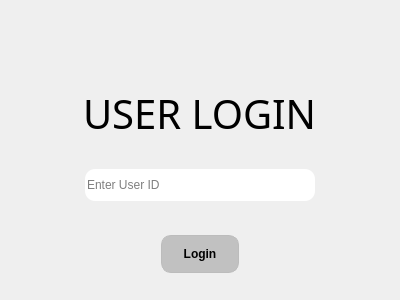
<?xml version="1.0" encoding="UTF-8"?>
<ui version="4.0">
 <class>Form</class>
 <widget class="QWidget" name="Form">
  <property name="geometry">
   <rect>
    <x>0</x>
    <y>0</y>
    <width>400</width>
    <height>300</height>
   </rect>
  </property>
  <property name="windowTitle">
   <string>Form</string>
  </property>
  <layout class="QVBoxLayout" name="verticalLayout">
   <property name="spacing">
    <number>0</number>
   </property>
   <item>
    <widget class="QFrame" name="frame_2">
     <property name="frameShape">
      <enum>QFrame::NoFrame</enum>
     </property>
     <property name="frameShadow">
      <enum>QFrame::Raised</enum>
     </property>
     <layout class="QVBoxLayout" name="verticalLayout_3">
      <property name="spacing">
       <number>0</number>
      </property>
      <property name="leftMargin">
       <number>0</number>
      </property>
      <property name="topMargin">
       <number>0</number>
      </property>
      <property name="rightMargin">
       <number>0</number>
      </property>
      <property name="bottomMargin">
       <number>0</number>
      </property>
      <item>
       <widget class="QFrame" name="icon_frame">
        <property name="frameShape">
         <enum>QFrame::NoFrame</enum>
        </property>
        <property name="frameShadow">
         <enum>QFrame::Raised</enum>
        </property>
        <layout class="QHBoxLayout" name="horizontalLayout_4">
         <item>
          <spacer name="horizontalSpacer_7">
           <property name="orientation">
            <enum>Qt::Horizontal</enum>
           </property>
           <property name="sizeHint" stdset="0">
            <size>
             <width>40</width>
             <height>20</height>
            </size>
           </property>
          </spacer>
         </item>
         <item>
          <widget class="QLabel" name="icon">
           <property name="text">
            <string/>
           </property>
           <property name="pixmap">
            <pixmap>icons/login.png</pixmap>
           </property>
           <property name="scaledContents">
            <bool>false</bool>
           </property>
          </widget>
         </item>
         <item>
          <spacer name="horizontalSpacer_8">
           <property name="orientation">
            <enum>Qt::Horizontal</enum>
           </property>
           <property name="sizeHint" stdset="0">
            <size>
             <width>40</width>
             <height>20</height>
            </size>
           </property>
          </spacer>
         </item>
        </layout>
       </widget>
      </item>
      <item>
       <widget class="QFrame" name="label_frame">
        <property name="frameShape">
         <enum>QFrame::NoFrame</enum>
        </property>
        <property name="frameShadow">
         <enum>QFrame::Raised</enum>
        </property>
        <layout class="QHBoxLayout" name="horizontalLayout_3">
         <item>
          <spacer name="horizontalSpacer_5">
           <property name="orientation">
            <enum>Qt::Horizontal</enum>
           </property>
           <property name="sizeHint" stdset="0">
            <size>
             <width>40</width>
             <height>20</height>
            </size>
           </property>
          </spacer>
         </item>
         <item>
          <widget class="QLabel" name="label">
           <property name="font">
            <font>
             <family>Monaco,Courier New,monospace</family>
             <pointsize>-1</pointsize>
            </font>
           </property>
           <property name="styleSheet">
            <string notr="true">text-align: center;
font-family: Monaco, &quot;Courier New&quot;, monospace;
font-size: 40px;</string>
           </property>
           <property name="text">
            <string>USER LOGIN</string>
           </property>
          </widget>
         </item>
         <item>
          <spacer name="horizontalSpacer_6">
           <property name="orientation">
            <enum>Qt::Horizontal</enum>
           </property>
           <property name="sizeHint" stdset="0">
            <size>
             <width>40</width>
             <height>20</height>
            </size>
           </property>
          </spacer>
         </item>
        </layout>
       </widget>
      </item>
     </layout>
    </widget>
   </item>
   <item>
    <widget class="QFrame" name="frame">
     <property name="frameShape">
      <enum>QFrame::NoFrame</enum>
     </property>
     <property name="frameShadow">
      <enum>QFrame::Raised</enum>
     </property>
     <layout class="QVBoxLayout" name="verticalLayout_2">
      <property name="spacing">
       <number>0</number>
      </property>
      <property name="leftMargin">
       <number>0</number>
      </property>
      <property name="topMargin">
       <number>0</number>
      </property>
      <property name="rightMargin">
       <number>0</number>
      </property>
      <property name="bottomMargin">
       <number>0</number>
      </property>
      <item>
       <widget class="QFrame" name="line_edit_frame">
        <property name="frameShape">
         <enum>QFrame::NoFrame</enum>
        </property>
        <property name="frameShadow">
         <enum>QFrame::Raised</enum>
        </property>
        <layout class="QHBoxLayout" name="horizontalLayout_2">
         <item>
          <spacer name="horizontalSpacer_3">
           <property name="orientation">
            <enum>Qt::Horizontal</enum>
           </property>
           <property name="sizeHint" stdset="0">
            <size>
             <width>40</width>
             <height>20</height>
            </size>
           </property>
          </spacer>
         </item>
         <item>
          <widget class="QLineEdit" name="login_line">
           <property name="styleSheet">
            <string notr="true">width: 230px;
height: 32px;
border-color: rgb(177, 177, 177);
border-radius: 10px</string>
           </property>
           <property name="placeholderText">
            <string>Enter User ID</string>
           </property>
          </widget>
         </item>
         <item>
          <spacer name="horizontalSpacer_4">
           <property name="orientation">
            <enum>Qt::Horizontal</enum>
           </property>
           <property name="sizeHint" stdset="0">
            <size>
             <width>40</width>
             <height>20</height>
            </size>
           </property>
          </spacer>
         </item>
        </layout>
       </widget>
      </item>
      <item>
       <widget class="QFrame" name="button_frame">
        <property name="frameShape">
         <enum>QFrame::NoFrame</enum>
        </property>
        <property name="frameShadow">
         <enum>QFrame::Raised</enum>
        </property>
        <layout class="QHBoxLayout" name="horizontalLayout">
         <item>
          <spacer name="horizontalSpacer">
           <property name="orientation">
            <enum>Qt::Horizontal</enum>
           </property>
           <property name="sizeHint" stdset="0">
            <size>
             <width>40</width>
             <height>20</height>
            </size>
           </property>
          </spacer>
         </item>
         <item>
          <widget class="QPushButton" name="login_button">
           <property name="styleSheet">
            <string notr="true">background-color: rgb(193, 193, 193);
width: 64px;
height: 24px;
border-style: solid;
border-width: 1px;
border-radius: 10px;
border-color: rgb(188, 188, 188);
font: bold;
font-family: Monaco, &quot;Courier New&quot;, monospace;
padding:  6px
</string>
           </property>
           <property name="text">
            <string>Login</string>
           </property>
          </widget>
         </item>
         <item>
          <spacer name="horizontalSpacer_2">
           <property name="orientation">
            <enum>Qt::Horizontal</enum>
           </property>
           <property name="sizeHint" stdset="0">
            <size>
             <width>40</width>
             <height>20</height>
            </size>
           </property>
          </spacer>
         </item>
        </layout>
       </widget>
      </item>
     </layout>
    </widget>
   </item>
  </layout>
 </widget>
 <resources/>
 <connections/>
</ui>
